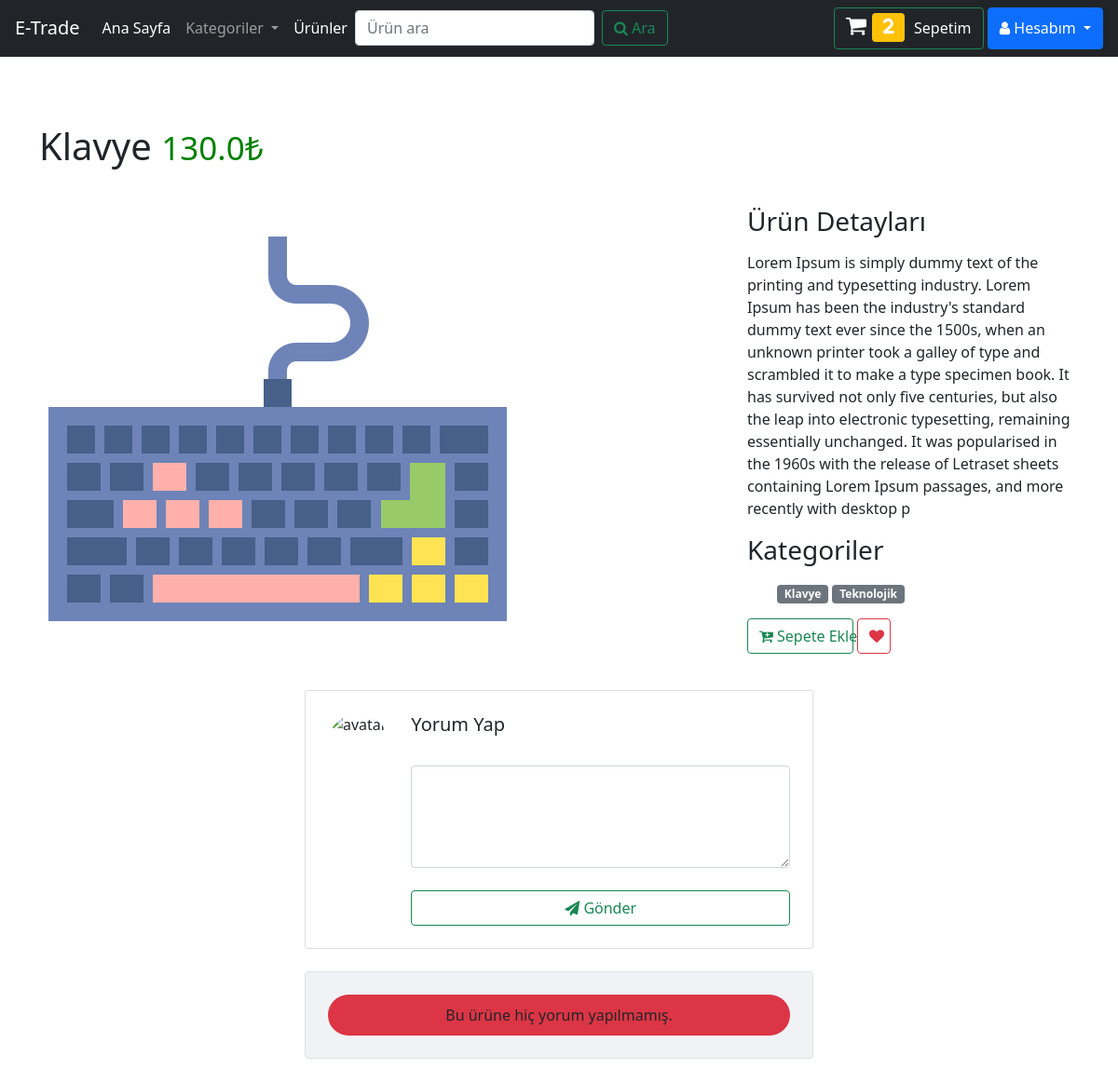
/products/product/klavye (signed in), run on an earlier commit of the app's database.
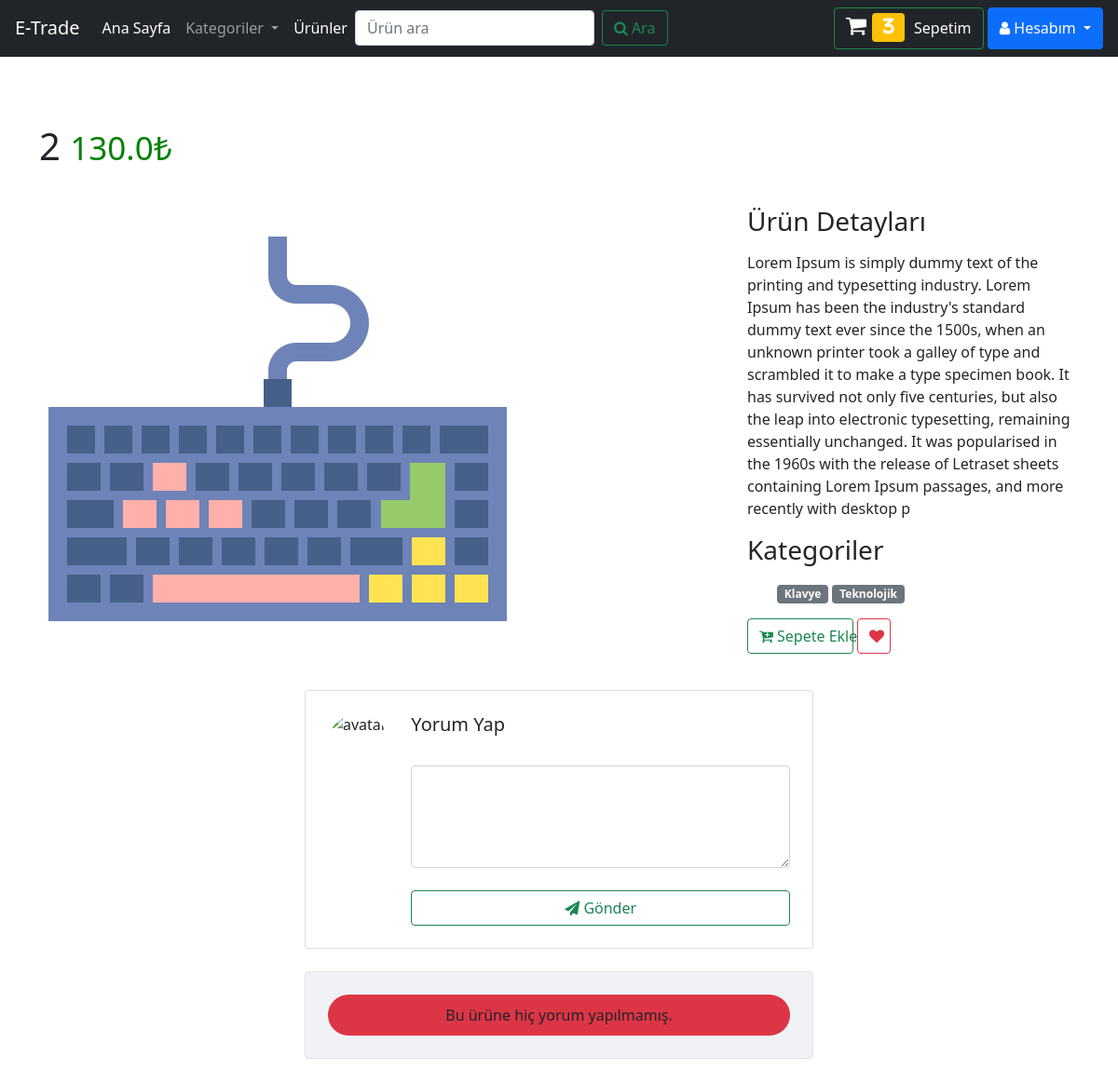
And on a later commit of the database.
### USERAPP/models.py (models this page shows)
class CustomUserModel(AbstractUser):
    avatar = models.ImageField(upload_to="users/", blank=True, null=True, verbose_name="Fotoğraf")
    phoneNumber = models.CharField(verbose_name="Telefon Numarası", max_length=10, blank=True, null=True)
    class Meta:
        db_table = "auth_user"
        verbose_name_plural="Kullanıcılar"
    def __str__(self):
        return self.username

### PRODUCTS/models.py (models this page shows, shortened)
class ProductModel(models.Model):
    class Meta:
        db_table = 'Products'
        verbose_name_plural = "Ürünler"
    productTitle = models.CharField(max_length=50, verbose_name="Ürün İsmi")
    productPrice = models.FloatField(verbose_name="Ürün Fiyatı")
    productDescription = models.TextField(max_length=500, verbose_name="Ürün Açıklaması")
    productImage = models.ImageField(verbose_name="Ürün Görseli", upload_to="products/",blank=True,null=True)
    productShipping = models.BooleanField(default=False,verbose_name="Ücretsiz Kargo Mu",blank=False,null=False)
    productCategorie = models.ManyToManyField(ProductCategorieModel,verbose_name="Kategori")
    newSlug      = AutoSlugField(populate_from="productTitle",unique=True,blank=True,default="",editable=True)

### PRODUCTS/views.py (the view, shortened to what this page needs)
# urls.py: path("product/<slug:slug>",views.v_productDetail,name="ProductDetails"),
def v_productDetail(request,slug):
    try:
        product  = ProductModel.objects.get(newSlug=slug)
    except:
        return HttpResponse("Böyle bir sayfa bulunamadı")
    try:
        comments = ProductCommentsModel.objects.filter(product=product).order_by("-createdDate")
    except:
        comments=None
    commentForm=CommentForm(request.POST or None)
    print(product.productCategorie.all())
    return render(request,"productDetails.html",{"product":product,"comments":comments})

### PRODUCTS/models.py (called while the page is built)
    def __str__(self):
        return self.categorieTitle

### PRODUCTS/templatetags/extras.py (called while the page is built)
@register.simple_tag
def f_cat_list():
    categories=ProductCategorieModel.objects.all()
    return categories

@register.simple_tag
def f_countOfBasket(request):
    total=CartModel.objects.filter(customer_id=request.user.id).count()
    return total

### templates/productDetails.html (shortened to what the changed rows need)
{% extends 'includes/base.html' %}
{% load extras %}
{% block BODY %}
{% include 'includes/navbar.html' %}
<div class="container my-0 py-5 text-dark">
   <div class="row d-flex justify-content-center">
      <div class="container">
         <h1 class="my-4">{{ product.productTitle }}
            <small style="color: green">{{ product.productPrice }}₺</small>
         </h1>
         <div class="row">
            <div class="col-md-8">
               <img class="img-fluid" src="{{ product.productImage.url }}" alt="">
            </div>
            <div class="col-md-4">
               <h3 class="my-3">Ürün Detayları</h3>
               <p>{{ product.productDescription }}</p>
               <h3 class="my-3">Kategoriler</h3>
               <ul>
                {% for categorie in  product.productCategorie.all %}
                 <span class="badge badge-secondary">{{ categorie }}</span>
             {% endfor %}
               </ul>
               <button class="btn btn-outline-success update-cart" data-product="{{ product.id }}" data-action="add" style="width: 32%"><i class="fa fa-cart-plus" aria-hidden="true"></i> Sepete Ekle</button>
               <button class="btn btn-outline-danger update-favorite" style="width: 10%" data-product="{{ product.id }}" data-action="add"><i class="fa fa-heart"
                  aria-hidden="true"></i></button>
            </div>
         </div>
         <br>
      </div>
   </div>
   <br>
</div>
{% endblock BODY %}

### templates/includes/navbar.html (shortened to what this page needs)
{% load extras %}
<nav class="navbar navbar-expand-lg navbar-dark bg-dark">
   <a class="navbar-brand" href="{% url 'homePage' %}">E-Trade</a>
   <div class="collapse navbar-collapse" id="navbarSupportedContent">
      <ul class="navbar-nav mr-auto">
         <li class="nav-item active">
            <a class="nav-link" href="{% url 'homePage' %}">Ana Sayfa </a>
         </li>
         <li class="nav-item dropdown">
            <a class="nav-link dropdown-toggle" href="#" id="navbarDropdown" role="button" data-toggle="dropdown"
               aria-haspopup="true" aria-expanded="false">
            Kategoriler
            </a>
         </li>
         <li class="nav-item active">
            <a class="nav-link" href="{% url 'products' %}">Ürünler </a>
         </li>
         <form class="form-inline my-2 my-lg-0" method="get">
            <input class="form-control mr-sm-2" type="search" name="keyword" placeholder="Ürün ara" aria-label="Search">
            <button class="btn btn-outline-success my-2 my-sm-0" type="submit"><i class="fa fa-search"
               aria-hidden="true"></i> Ara
            </button>
         </form>
      </ul>
   </div>
   {% if user.is_authenticated %}
       <ul class="navbar-nav mr-auto">
          <button class="btn btn-outline-success"><a href="{% url 'cart' %}"
             style="text-decoration: none;color: white"><i class="fa"
             style="font-size:24px">&#xf07a;
<span class='badge badge-warning' id='lblCartCount'> {% f_countOfBasket request %} </span>&nbsp;</i>
          </span> Sepetim</a></button>&nbsp;
          <div class="btn-group">
             <button type="button" class="btn btn-primary dropdown-toggle" data-toggle="dropdown"
                aria-haspopup="true" aria-expanded="false">
             <i class="fa fa-user" aria-hidden="true"></i> Hesabım
             </button>
          </div>
       </ul>
   {% endif %}
</nav>

What changed in the data, as far as the page shows it:
changed ProductModel: productTitle "Klavye" → "2"
Also different on the page:
text no longer shown: "2"
text now shown: "3"
